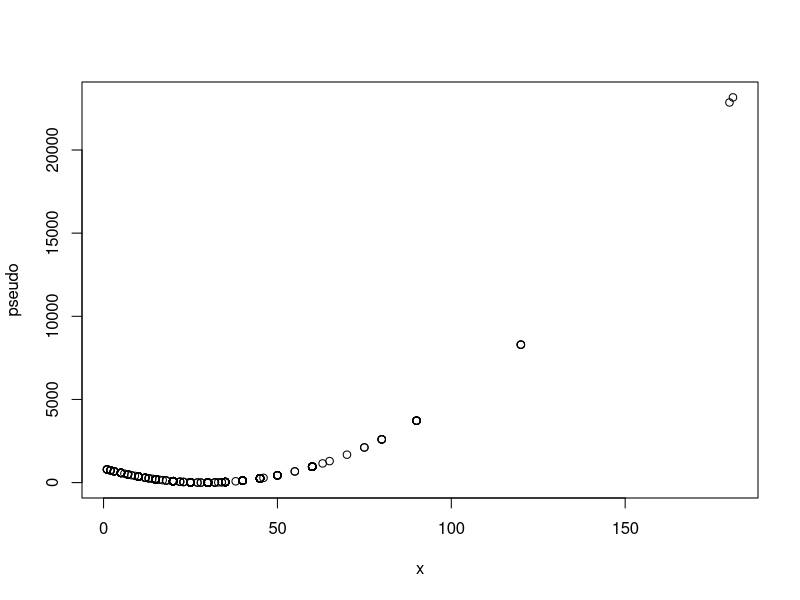

Generate this figure with R: (Note: this script raises an error after producing the figure.)
## ---- chunk 1
CommuteAtlanta <- read.csv2("data/CommuteAtlanta.csv")
## ---- chunk 2
knitr::kable(head(CommuteAtlanta))
## ---- chunk 3
x <- CommuteAtlanta$Time
## ---- chunk 4
Tn <- var(x)
## ---- chunk 5
n <- length(x)
jackdf <- kronecker(matrix(1, 1, n), x)
## ---- chunk 6
knitr::kable(jackdf[1:10, 1:10])
## ---- chunk 7
diag(jackdf) <- NA
## ---- chunk 8
knitr::kable(jackdf[1:10, 1:10])
## ---- chunk 9
T_i <- apply(jackdf, 2, var, na.rm=TRUE)
## ---- chunk 10
knitr::kable(T_i[1:10])
## ---- chunk 11
(bjack <- (n-1)*(mean(T_i) - Tn))
## ---- chunk 12
pseudo <- n * Tn - (n - 1) * T_i

pseudo[1:10]
## ---- chunk 13
plot(x = x, y = pseudo)
## ---- chunk 14
(Tjack <- mean(pseudo))
## ---- chunk 15
(Vjack <- var(pseudo, na.rm = TRUE))
## ---- chunk 16
(sdjack <- sqrt(Vjack))
## ---- chunk 17
(z <- qnorm(1 - 0.05 / 2))
## ---- chunk 18
c(Tjack - z * sdjack / sqrt(n),
Tjack + z * sdjack / sqrt(n))
## ---- chunk 19
  plot(Tboot_b)
## ---- chunk 20
  (Tboot <- mean(Tboot_b))
## ---- chunk 21
  (Vboot <- var(Tboot_b))
## ---- chunk 22
  (sdboot <- sqrt(Vboot))
## ---- chunk 23
c(Tn - quantile(z_star, 1 - 0.05 / 2) *   sdboot,
Tn - quantile(z_star, 0.05 / 2) *   sdboot)
## ---- chunk 24

knitr::kable(data.frame(
`Metodo` = c(
"Jacknife",
"Bootstrap Normal",
"Bootstrap Pivotal",
"Bootstrap Pivotal Estudentizado"
),
Inferior = c(
Tjack - z * sdjack / sqrt(n),
Tn - z * sdboot,
2 * Tn - quantile(Tboot_b, 1 - 0.05 / 2),
Tn - quantile(z_star, 1 - 0.05 / 2) *   sdboot
), 
Superior = c(
Tjack + z * sdjack / sqrt(n),
Tn + z * sdboot,
2 * Tn - quantile(Tboot_b, 0.05 / 2),
Tn - quantile(z_star, 0.05 / 2) *   sdboot
)
))
